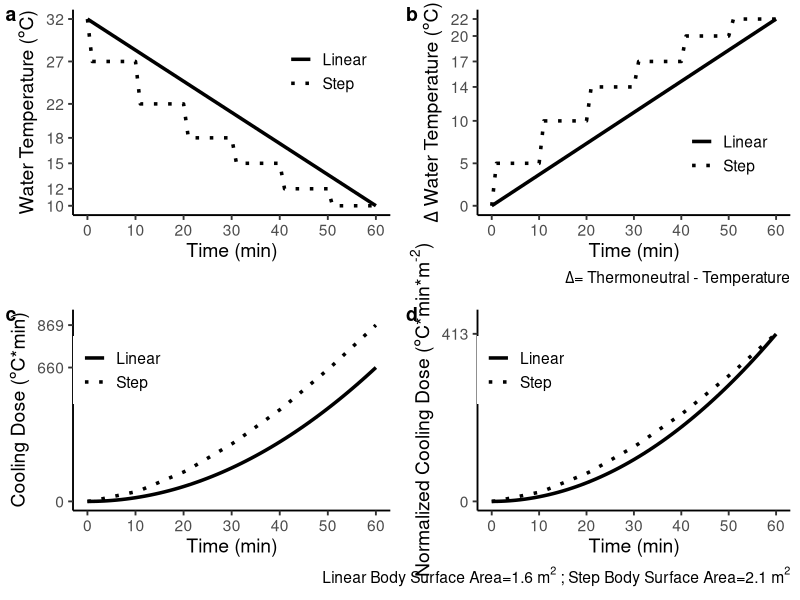

This chart was generated by the following R code: (Note: this script raises an error after producing the figure.)
## ---- chunk 1

knitr::opts_chunk$set(warning=FALSE, message=FALSE)

## ---- chunk 2
library(tidyverse)  #tidy data and plots
library(stringr)    #string operations
library(Hmisc)      #Harrell miscellaneous
library(cowplot)    #plot format tools 
library(scales)     #scale functions for visualization
library(knitr)      #r markdown format tools
#library(gdtools)    #utilities for graphical rendering - uncomment if saving transparency to vector format (e.g. eps or svg)
#library(svglite)    #an svg graphics device - uncomment if saving transparency to vector format (e.g. eps or svg)
## ---- chunk 3
mdfun <- function(outcome, group) {
  meandif <- -diff(tapply(outcome, group, mean, na.rm=TRUE))
  meandif <- round(meandif[1],2)
}
## ---- chunk 4
sdfun <- function(outcome, group) {
  SDdif <- -diff(tapply(outcome, group, sd, na.rm=TRUE))
  SDdif <- round(SDdif[1],2)
}
## ---- chunk 5

bootdiffL <- function(outcome, group) {
 
 #Use the smean.cl.boot function to bootstrap means for the variable y
 #for each treatment a and b; this code uses 1000 samples
 a <- attr(smean.cl.boot(outcome[group==levels(group)[1]], B=1000, reps=TRUE, na.rm=TRUE),'reps')
 b <- attr(smean.cl.boot(outcome[group==levels(group)[2]], B=1000, reps=TRUE, na.rm=TRUE),'reps')

 #Calculate the 2.5 and 97.5 percentiles of the differences in bootstrapped means
 a.b <- quantile(b-a, c(.025,.975), na.rm=TRUE)
 
#Make results more print friendly
 P_2.5 <- -round(a.b[[1]],2)
 
 #Return only numeric value of 2.5 percentile
 return(P_2.5)

}

bootdiffH <- function(outcome, group) {
 
 #Use the smean.cl.boot function to bootstrap means for the variable y
 #for each treatment a and b; this code uses 1000 samples
 a <- attr(smean.cl.boot(outcome[group==levels(group)[1]], B=1000, reps=TRUE, na.rm=TRUE),'reps')
 b <- attr(smean.cl.boot(outcome[group==levels(group)[2]], B=1000, reps=TRUE, na.rm=TRUE),'reps')

 #Calculate the 2.5 and 97.5 percentiles of the differences in bootstrapped means
 a.b <- quantile(b-a, c(.025,.975), na.rm=TRUE)
 
 #Make results more print friendly
 P_97.5 <- -round(a.b[[2]],2)
 
 #Return only numeric value of 2.5 percentile
 return(P_97.5)

}
## ---- chunk 6
wilcoxfun <- function(outcome, group) {
  wilcox.test(outcome ~ group, paired=TRUE, alternative = "two.sided", na.rm=TRUE)$p.value
}
## ---- chunk 7
#Plot Theme
theme_set(theme_classic(base_size = 14)) 

# Decade Colors Palette
TabPal<-c("#1F77B4", "#FF7F0E", "#2CA02C", "#D62728", "#9467BD","#e377c2","#BCBD22", "#7f7f7f", "#8c564b", "#17becf")

#Labels for FSF Decades - Short and Long Format
DecLabShort<-c("0%","10%","20%","30%","40%","50%","60%","70%","80%","90%")
DecLab<-c("Decade: 0-10%","Decade: 10-20%","Decade: 20-30%","Decade: 30-40%","Decade: 40-50%","Decade: 50-60%","Decade: 60-70%","Decade: 70-80%","Decade: 80-90%","Decade: 90-100%")

#FSF Decade Names for Facet Plots
names(DecLab)<-c("BAT0","BAT10","BAT20","BAT30","BAT40","BAT50","BAT60","BAT70","BAT80","BAT90")

## ---- chunk 8
# Import Table 2 Tidy Data
Tab2.Data<-read.csv(file=file.path("tidy_data","data_tab2_subject_demographics.csv"),header=TRUE)

## ---- chunk 9
# Summarize Mean, Standard Deviation, Min, Max
Demo.Sum<- Tab2.Data %>% dplyr::select(Age:MRICDNorm) %>%
  mutate_all(funs(Mean = mean, SD = sd, Min = min, Max = max), na.rm=TRUE)

#Display Table
Demo.Sum

# Outdoor Conditions
OutT<-wilcox.test(Tab2.Data$PCP_Out_t,Tab2.Data$Out._t, paired=TRUE, alternative = "two.sided", na.rm=TRUE)$p.value
OutH<-wilcox.test(Tab2.Data$PCP_Out_h,Tab2.Data$Out._h, paired=TRUE, alternative = "two.sided", na.rm=TRUE)$p.value

# Indoor Conditions
InT<-wilcox.test(Tab2.Data$PCP_In_t,Tab2.Data$In_t, paired=TRUE, alternative = "two.sided", na.rm=TRUE)$p.value
InH<-wilcox.test(Tab2.Data$PCP_In_h,Tab2.Data$In_h, paired=TRUE, alternative = "two.sided", na.rm=TRUE)$p.value

# Cooling Dose
CoolDose<-wilcox.test(Tab2.Data$PCPCoolDose,Tab2.Data$MRICoolDose, paired=TRUE, alternative = "two.sided", na.rm=TRUE)$p.value
NCoolDose<-wilcox.test(Tab2.Data$PCPCDNorm,Tab2.Data$MRICDNorm, paired=TRUE, alternative = "two.sided", na.rm=TRUE)$p.value

## ---- chunk 10
# Import Simulated Cooling Dose Data 
CoolDose.Data<-read.csv(file=file.path("tidy_data","data_fig3_cooldose_simulation.csv"),header=TRUE)

# Temperature Data
Temp.Data<-CoolDose.Data %>% select(Duration, Temp1, Temp2)
Temp.Data<-Temp.Data %>% gather(Profile,Temperature,Temp1:Temp2)

# Relative Temperature Data
RelTemp.Data<-CoolDose.Data %>% select(Duration, Temp1Rel, Temp2Rel)
RelTemp.Data<-RelTemp.Data %>% gather(Profile,RelTemp,Temp1Rel:Temp2Rel)

# CoolDose Data
CD.Data<-CoolDose.Data %>% select(Duration, CD1, CD2)
CD.Data<-CD.Data %>% gather(Profile,CoolDose,CD1:CD2)

# CoolDose Data
CDNorm.Data<-CoolDose.Data %>% select(Duration, CD1Norm, CD2Norm)
CDNorm.Data<-CDNorm.Data %>% gather(Profile,CoolDoseNorm,CD1Norm:CD2Norm)

# Fig 3a - Water Temperature Profiles
Fig3a<-Temp.Data %>% ggplot(aes(x=Duration, y=Temperature, linetype=Profile)) +
  geom_line(size=1.2) + 
  scale_linetype_manual(values=c("solid", "dotted"),labels=c("Linear","Step")) +
  scale_x_continuous(breaks=seq(0,60,10)) +
  scale_y_continuous(limits=c(10,32), breaks=c(10,12,15,18,22,27,32)) +
  labs(caption="",
       x = "Time (min)", y=expression(paste("Water Temperature (",degree,"C)")))+
  theme(legend.title=element_blank(),legend.position=c(0.8, 0.7))

# Fig 3b - Relative Water Temperature Profiles
Fig3b<-RelTemp.Data %>% ggplot(aes(x=Duration, y=RelTemp, linetype=Profile)) +
  geom_line(size=1.2) + 
  scale_linetype_manual(values=c("solid", "dotted"),labels=c("Linear","Step")) +
  scale_x_continuous(breaks=seq(0,60,10)) +
  scale_y_continuous(limits=c(0,22), breaks=c(0,5,10,14,17,20,22)) +
  labs(caption=expression(paste(Delta,"= Thermoneutral - Temperature")),
       x = "Time (min)", y=expression(paste(Delta, " Water Temperature (",degree,"C)")))+
  theme(legend.title=element_blank(),legend.position=c(0.8, 0.3))

# Fig 3c - Cooling Dose Profile
Fig3c<-CD.Data %>% ggplot(aes(x=Duration, y=CoolDose, linetype=Profile)) +
  geom_line(size=1.2) + 
  scale_linetype_manual(values=c("solid", "dotted"),labels=c("Linear","Step")) +
  scale_x_continuous(breaks=seq(0,60,10)) +
  scale_y_continuous(limits=c(0,900), breaks=c(0,660,869)) +
  labs(caption="",
       x ="Time (min)", y=expression(paste("Cooling Dose (",degree,"C*min)")))+
  theme(legend.title=element_blank(),legend.position=c(0.15, 0.7))

# Fig 3d - Normalized Cooling Dose Profile
Fig3d<-CDNorm.Data %>% ggplot(aes(x=Duration, y=CoolDoseNorm, linetype=Profile)) +
  geom_line(size=1.2) + 
  scale_linetype_manual(values=c("solid", "dotted"),labels=c("Linear","Step")) +
  scale_x_continuous(breaks=seq(0,60,10)) +
  scale_y_continuous(limits=c(0,450), breaks=c(0,413)) +
  labs(caption=expression("Linear Body Surface Area=1.6"~m^2~"; Step Body Surface Area=2.1"~m^2),
       x ="Time (min)", y=expression(paste("Normalized Cooling Dose (",degree,"C*min*m"^"-2",")"))) +
  theme(legend.title=element_blank(),legend.position=c(0.15, 0.7))

# Grid Plots
# align left side
plot3l<-align_plots(Fig3a,Fig3c,align='v',axis='l')
# align right side
plot3r<-align_plots(Fig3b,Fig3d,align='v',axis='l')
# create top row
top_row3<-plot_grid(plot3l[[1]],plot3r[[1]],labels=c("a","b"),ncol=2,align='h')
# create bottom row
bot_row3<-plot_grid(plot3l[[2]],plot3r[[2]],labels=c("c","d"),ncol=2,align='h')
# combine top and bottom rows
Fig3<-plot_grid(top_row3,bot_row3,nrow=2)

# Display Figure
Fig3

# Save Plot - uncomment to save plot as a tiff file
#save_plot("Fig3.tiff", Fig3, base_width=15, base_aspect_ratio = 1.618, base_height=NULL)
#save_plot("Fig3.eps", Fig3, device=cairo_ps, base_width=15, base_aspect_ratio = 1.618, base_height=NULL)
## ---- chunk 11
# Import MRI Data
MRI.Data<-read.csv(file=file.path("tidy_data","data_fig4-7_mri_results.csv"),header=TRUE)

#Trim Data 
#exclude: BSA,Set Temperature, Relative Temperature, Median, SD, SE, CI calculations
Trim.Data<-MRI.Data %>% dplyr::select(SID,nScan,Time,Water:Mean) 

#Convert Mean Fat-Signal Fractions to Percentages
Trim.Data$Mean<-Trim.Data$Mean*100

#BAT Decade Data Only
BATDec.Data<-Trim.Data %>% dplyr::filter(stringr::str_detect(ROIName,"^BAT")) %>% dplyr::filter(stringr::str_detect(ROIName,"0$"))

#WAT Decade Data Only
WATDec.Data<-Trim.Data %>% dplyr::filter(stringr::str_detect(ROIName,"^WAT")) %>% dplyr::filter(stringr::str_detect(ROIName,"0$"))

#MUS Decade Data Only
MUSDec.Data<-Trim.Data %>% dplyr::filter(stringr::str_detect(ROIName,"^MUS")) %>% dplyr::filter(stringr::str_detect(ROIName,"0$"))

#BAT, BAT_40t, BAT_50t, WAT, MUS Data Only
ROI.Data<-Trim.Data %>% dplyr::filter(stringr::str_detect(ROIName,"^BAT$")|stringr::str_detect(ROIName,"t$")|stringr::str_detect(ROIName,"^WAT$")|stringr::str_detect(ROIName,"^MUS$")) 

#Thermoneutral & Cold Exposure Data
#BAT Decade Data - Replace Scan # with TN or CE Flag
TnCeDec<-BATDec.Data %>% dplyr::filter(nScan==4|nScan==24) %>% mutate(nScan=factor(ifelse(nScan == 4,"TN","CE")))

#WAT Decade Data - Replace Scan # with TN or CE Flag
TnCeWAT<-WATDec.Data %>% dplyr::filter(nScan==4|nScan==24) %>% mutate(nScan=factor(ifelse(nScan == 4,"TN","CE")))

#MUS Decade Data - Replace Scan # with TN or CE Flag
TnCeMUS<-MUSDec.Data %>% dplyr::filter(nScan==4|nScan==24) %>% mutate(nScan=factor(ifelse(nScan == 4,"TN","CE")))

#ROI Data
TnCeRoi<-ROI.Data %>% dplyr::filter(nScan==4|nScan==24) %>% mutate(nScan=factor(ifelse(nScan == 4,"TN","CE")))

#Thermoneutral Data Only
#BAT Decade Data 
TnDec<-TnCeDec %>% dplyr::filter(nScan=="TN")

#WAT Decade Data 
TnWAT<-TnCeWAT %>% dplyr::filter(nScan=="TN")

#MUS Decade Data 
TnMUS<-TnCeMUS %>% dplyr::filter(nScan=="TN")

#ROI Data
TnRoi<-TnCeRoi %>% dplyr::filter(nScan=="TN")

## ---- chunk 12
#Summarize Thermoneutral Data
## Mean & Standard Deviation 
# BAT Decades
TnDec <- TnDec %>% group_by(ROIName) %>% mutate(DecMean=round(mean(Mean),3), DecSD=round(sd(Mean),3))

# WAT Decades
TnWAT <- TnWAT %>% group_by(ROIName) %>% mutate(WatMean=round(mean(Mean),3), WatSD=round(sd(Mean),3))

# MUS Decades
TnMUS <- TnMUS %>% group_by(ROIName) %>% mutate(MusMean=round(mean(Mean),3), MusSD=round(sd(Mean),3))

# Total ROI
TnRoi <- TnRoi %>% group_by(ROIName) %>% mutate(RoiMean=round(mean(Mean),3), RoiSD=round(sd(Mean),3))

# Compare BAT & SAT at Thermoneutral
TnRoiBat<-TnRoi %>% filter(ROIName=="BAT") 
TnRoiWat<-TnRoi %>% filter(ROIName=="WAT") 
TnRoip<-wilcox.test(TnRoiBat$Mean,TnRoiWat$Mean, paired=TRUE, alternative = "two.sided", na.rm=TRUE)$p.value

## Mean Difference - TN and CE
# BAT Decades
TnCeDec <- TnCeDec %>% group_by(ROIName) %>% mutate(MeanDiff=mdfun(Mean,nScan))

# WAT Decades
TnCeWAT <- TnCeWAT %>% group_by(ROIName) %>% mutate(MeanDiff=mdfun(Mean,nScan))

# MUS Decades
TnCeMUS <- TnCeMUS %>% group_by(ROIName) %>% mutate(MeanDiff=mdfun(Mean,nScan))

# ROI Data
TnCeRoi <- TnCeRoi %>% group_by(ROIName) %>% mutate(MeanDiff=mdfun(Mean,nScan))

## Standard Deviation of Difference - TN and CE
# BAT Decades
TnCeDec <- TnCeDec %>% group_by(ROIName) %>% mutate(SDDiff=sdfun(Mean,nScan))

# WAT Decades
TnCeWAT <- TnCeWAT %>% group_by(ROIName) %>% mutate(SDDiff=sdfun(Mean,nScan))

# MUS Decades
TnCeMUS <- TnCeMUS %>% group_by(ROIName) %>% mutate(SDDiff=sdfun(Mean,nScan))

# ROI Data
TnCeRoi <- TnCeRoi %>% group_by(ROIName) %>% mutate(SDDiff=sdfun(Mean,nScan))

## Bootstrap Confidence Intervals for Differences in Means
#Set Random Number Generator - replicate randomization of bootstrap values
set.seed(1)

#BAT Decades
TnCeDec <- TnCeDec %>% group_by(ROIName) %>% mutate(P_2.5=bootdiffL(Mean,nScan))
TnCeDec <- TnCeDec %>% group_by(ROIName) %>% mutate(P_97.5=bootdiffH(Mean,nScan))

#WAT Decades
TnCeWAT <- TnCeWAT %>% group_by(ROIName) %>% mutate(P_2.5=bootdiffL(Mean,nScan))
TnCeWAT <- TnCeWAT %>% group_by(ROIName) %>% mutate(P_97.5=bootdiffH(Mean,nScan))

#MUS Decades
TnCeMUS <- TnCeMUS %>% group_by(ROIName) %>% mutate(P_2.5=bootdiffL(Mean,nScan))
TnCeMUS <- TnCeMUS %>% group_by(ROIName) %>% mutate(P_97.5=bootdiffH(Mean,nScan))

#ROI Decades
TnCeRoi <- TnCeRoi %>% group_by(ROIName) %>% mutate(P_2.5=bootdiffL(Mean,nScan))
TnCeRoi <- TnCeRoi %>% group_by(ROIName) %>% mutate(P_97.5=bootdiffH(Mean,nScan))

## Wilcoxon Signed Rank Test - Difference in Means between TN and CE
# BAT Decades
TnCeDec <- TnCeDec %>% group_by(ROIName) %>% mutate(Pvalue=wilcoxfun(Mean,nScan))

# WAT Decades
TnCeWAT <- TnCeWAT %>% group_by(ROIName) %>% filter(ROIName=="WAT70" | ROIName=="WAT80" | ROIName=="WAT90") %>% mutate(Pvalue=wilcoxfun(Mean,nScan))

# MUS Decades
TnCeMUS <- TnCeMUS %>% group_by(ROIName) %>% filter(ROIName=="MUS0" | ROIName=="MUS10") %>% mutate(Pvalue=wilcoxfun(Mean,nScan))

# ROI Data
TnCeRoi <- TnCeRoi %>% group_by(ROIName) %>% mutate(Pvalue=wilcoxfun(Mean,nScan))

# Format BAT Decade Results into Table
TnCe.boot <- data.frame(Decade=DecLabShort, Mean_SD = c(paste(TnDec$DecMean[1:10]," (",TnDec$DecSD[1:10],")",sep="")),
                        MeanDiff_CI = c(paste(TnCeDec$MeanDiff[1:10], " (",
                                              TnCeDec$P_2.5[1:10], ", ", TnCeDec$P_97.5[1:10], ")", sep="")))
TnCe.boot

# Format WAT Decade Results into Table
TnCeW.boot <- data.frame(Decade=DecLabShort[8:10], Mean_SD = c(paste(TnWAT$WatMean[8:10]," (",TnWAT$WatSD[8:10],")",sep="")),
                         MeanDiff_CI = c(paste(TnCeWAT$MeanDiff[1:3], " (",
                                                        TnCeWAT$P_2.5[1:3], ", ", TnCeWAT$P_97.5[1:3], ")", sep="")))
TnCeW.boot

# Format MUS Decade Results into Table
TnCeM.boot <- data.frame(Decade=DecLabShort[1:2], Mean_SD = c(paste(TnMUS$MusMean[1:2]," (",TnMUS$MusSD[1:2],")",sep="")),
                         MeanDiff_CI = c(paste(TnCeMUS$MeanDiff[1:2], " (",
                                                        TnCeMUS$P_2.5[1:2], ", ", TnCeMUS$P_97.5[1:2], ")", sep="")))
TnCeM.boot

# Format ROI Results into Table
TnCeRoi.boot <- data.frame(ROI=c("BAT","WAT","MUS","BAT40t","BAT50t"), Mean_SD = c(paste(TnRoi$RoiMean[1:5]," (",TnRoi$RoiSD[1:5],")",sep="")),MeanDiff_CI = c(paste(TnCeRoi$MeanDiff[1:5], " (",TnCeRoi$P_2.5[1:5], ", ", TnCeRoi$P_97.5[1:5], ")", sep="")))

TnCeRoi.boot

## ---- chunk 13

#Bootstrap Parameters (CI=0.95,B=1000,na.rm=True,reps=False)

#Change in Mean FSF TN to CE - All Voxels in each ROI: Muscle, Brown Adipose Tissue, Subcutaneous Adipose Tissue
#FSF displayed as a percentage (%)
Fig4<-TnCeRoi %>% ggplot(aes(x=ROIName,y=Mean,color=nScan,fill=nScan)) +
  stat_summary(fun.data="mean_cl_boot",na.rm=TRUE,geom="crossbar",width=0.4, alpha=0.4,
               position=position_dodge(width=-0.5)) +
  annotate("text",x=c(1,3,4),y=c(13,77,80), label = '*', size=8) +
  scale_x_discrete(limits=c("MUS","BAT","BAT40t","BAT50t","WAT"),labels=c("MUS","BAT\n (0-100%)","BAT\n (\u2265 40%)","BAT\n (\u2265 50%)","SAT")) +
  scale_y_continuous(limits=c(0,100), breaks=c(0,20,40,60,80,100)) +
  scale_color_manual(values=c("#1F77B4", "#D62728"),breaks=c("TN","CE"),guide=FALSE) +
  scale_fill_manual(values=c("#1F77B4", "#D62728"),breaks=c("TN","CE"),labels=c("Thermoneutral","Cold Exposure")) +
  labs(x="Region of Interest",y="Mean FSF (%)") +
  background_grid(major="y") +
  theme(legend.title=element_blank(), legend.position =c(0.8,0.25))

# Display Plot
Fig4

# Save Plot - uncomment to save plot as a tiff file
#save_plot("Fig4.tiff", Fig4, base_width=6, base_aspect_ratio = 1.618, base_height=NULL)
#save_plot("Fig4.eps", Fig4, device=cairo_ps, base_width=12, base_aspect_ratio = 1.618, base_height=NULL)  #Save to svg for transparency
## ---- chunk 14

#Bootstrap Parameters (CI=0.95,B=1000,na.rm=True,reps=False)

#BAT Decades
Fig5a<-TnCeDec %>% ggplot(aes(x=ROIName,y=Mean,color=nScan,fill=nScan)) +
  stat_summary(fun.data="mean_cl_boot",na.rm=TRUE,geom="crossbar",width=0.4,alpha=0.4,
               position=position_dodge(width=-0.5)) +
  annotate("text", x=c(1,2,3,7,8,9,10), y=c(18, 25, 35,70,78,88,98),label='*', size=8) +
  scale_x_discrete(limits=c("BAT0","BAT10","BAT20","BAT30","BAT40","BAT50","BAT60","BAT70","BAT80","BAT90"),labels=DecLabShort) +
  scale_y_continuous(limits=c(0,100), breaks=c(0,20,40,60,80,100)) +
  scale_color_manual(values=c("#1F77B4", "#D62728"),breaks=c("TN","CE"),guide=FALSE) +
  scale_fill_manual(values=c("#1F77B4", "#D62728"),breaks=c("TN","CE"),labels=c("Thermoneutral","Cold Exposure")) +
  labs(x="BAT FSF Decade",y="Mean FSF (%)") +
  background_grid(major="y") +
  theme(legend.title=element_blank(),legend.position = c(0.8, 0.25))

#MUS Decades
Fig5b<-TnCeMUS %>% ggplot(aes(x=ROIName,y=Mean,color=nScan,fill=nScan)) +
  stat_summary(fun.data="mean_cl_boot",na.rm=TRUE,geom="crossbar",width=0.4,alpha=0.4,
               position=position_dodge(width=-0.5)) +
  annotate("text", x=c(1), y=c(18),label='*', size=8) +
  scale_x_discrete(limits=c("MUS0","MUS10"),labels=DecLabShort[1:2]) +
  scale_y_continuous(limits=c(0,100), breaks=c(0,20,40,60,80,100)) +
  scale_color_manual(values=c("#1F77B4", "#D62728"),breaks=c("TN","CE"),guide=FALSE) +
  scale_fill_manual(values=c("#1F77B4", "#D62728"),breaks=c("TN","CE"),labels=c("Thermoneutral","Cold Exposure")) +
  labs(x="MUS FSF Decade",y="Mean FSF (%)") +
  background_grid(major="y") +
  theme(legend.title=element_blank(),legend.position = c(0.8, 0.75))

#WAT Decades
Fig5c<-TnCeWAT %>% ggplot(aes(x=ROIName,y=Mean,color=nScan,fill=nScan)) +
  stat_summary(fun.data="mean_cl_boot",na.rm=TRUE,geom="crossbar",width=0.4,alpha=0.4,
               position=position_dodge(width=-0.5)) +
  annotate("text", x=c(1,2,3), y=c(85,90,100),label='*', size=8) +
  scale_x_discrete(limits=c("WAT70","WAT80","WAT90"),labels=DecLabShort[8:10]) +
  scale_y_continuous(limits=c(0,100), breaks=c(0,20,40,60,80,100)) +
  scale_color_manual(values=c("#1F77B4", "#D62728"),breaks=c("TN","CE"),guide=FALSE) +
  scale_fill_manual(values=c("#1F77B4", "#D62728"),breaks=c("TN","CE"),labels=c("Thermoneutral","Cold Exposure")) +
  labs(x="SAT FSF Decade",y="Mean FSF (%)") +
  background_grid(major="y") +
  theme(legend.title=element_blank(),legend.position = c(0.8, 0.25))

# Grid Plots
# align left most side top and bottom rows
plots <- align_plots(Fig5b, Fig5a, align='v',axis='l')
# create bottom row of figure
bottom_row<-plot_grid(plots[[1]],Fig5c,labels=c('b','c'), nrow=1, ncol=2, align = 'h')
# combine top and bottom rows
Fig5<-plot_grid(plots[[2]],bottom_row,labels=c('a',''),ncol=1)
Fig5

# Save Plot - uncomment to save plot as a tiff file
#save_plot("Fig5.tiff", Fig5, base_width=12, base_aspect_ratio = 1.618, base_height=NULL)
#save_plot("Fig5.eps", Fig5, device=cairo_ps, base_width=12, base_aspect_ratio = 1.618, base_height=NULL)  #Save to svg for transparency
## ---- chunk 15
# Create Labels for Individual Facet Plots (Spearman Rho, P Value) - See Section Below for Calculations
FacetTxt <- data.frame(
  labs = c("0.30 * ', P<0.001'", "0.29 * ', P<0.001'", "0.21 * ', P=0.004'", "0.15 * ', P=0.04'", "0.04 * ', P=0.63'",
            "-0.10 * ', P=0.21'", "-0.21 * ', P=0.006'", "-0.28 * ', P=0.001'", "-0.29 * ', P<0.001'", "-0.27 * ', P<0.001'"),
  ROIName = c("BAT0","BAT10","BAT20","BAT30","BAT40","BAT50","BAT60","BAT70","BAT80","BAT90"), 
  x = rep(150, 10),
  y = c(85, 85, 85, 85, 85, 15, 15, 15, 15, 15)
)

# Facet Plot: BAT Decades (Normalized Cooling Dose) 
Fig6<-BATDec.Data %>% 
  ggplot(aes(x=CDNorm,y=Mean)) +
  geom_jitter(aes(fill=ROIName),pch=21,width=0.2,size=1.5) +
  geom_smooth(method=lm, se=FALSE, color="black",size=0.7) +
  coord_cartesian(ylim=c(0,100)) +
  scale_fill_manual(values=TabPal) +
  background_grid(major="y") +
  labs(x=expression(paste("Normalized Cooling Dose (",degree,"C*min*m"^"-2",")")), 
       y="Mean FSF (%)") +
  facet_wrap(~ROIName, nrow=2, ncol=5, labeller = labeller(ROIName = DecLab)) +
  theme(strip.text.x=element_text(size=10),legend.position="none")

# Add Facet Labels
Fig6<-Fig6 + geom_text(aes(x, y, label=paste("rho ==", labs), group=NULL), size=4, 
          color = "grey10", data=FacetTxt, parse = T)

#Display Plot
Fig6

# Save Plot - uncomment to save plot as a tiff file
#save_plot("Fig6.tiff", Fig6, base_width=12, base_aspect_ratio = 1.618, base_height=NULL)
#save_plot("Fig6.eps", Fig6, device=cairo_ps, base_width=12, base_aspect_ratio = 1.618, base_height=NULL)  #Save to svg for transparency
## ---- chunk 16
#Create Decade Data Frames
Bat0<-BATDec.Data %>% dplyr::filter(ROIName=="BAT0") %>% dplyr::select(CDNorm,Mean)
Bat10<-BATDec.Data %>% dplyr::filter(ROIName=="BAT10") %>% dplyr::select(CDNorm,Mean)
Bat20<-BATDec.Data %>% dplyr::filter(ROIName=="BAT20") %>% dplyr::select(CDNorm,Mean)
Bat30<-BATDec.Data %>% dplyr::filter(ROIName=="BAT30") %>% dplyr::select(CDNorm,Mean)
Bat40<-BATDec.Data %>% dplyr::filter(ROIName=="BAT40") %>% dplyr::select(CDNorm,Mean)
Bat50<-BATDec.Data %>% dplyr::filter(ROIName=="BAT50") %>% dplyr::select(CDNorm,Mean)
Bat60<-BATDec.Data %>% dplyr::filter(ROIName=="BAT60") %>% dplyr::select(CDNorm,Mean)
Bat70<-BATDec.Data %>% dplyr::filter(ROIName=="BAT70") %>% dplyr::select(CDNorm,Mean)
Bat80<-BATDec.Data %>% dplyr::filter(ROIName=="BAT80") %>% dplyr::select(CDNorm,Mean)
Bat90<-BATDec.Data %>% dplyr::filter(ROIName=="BAT90") %>% dplyr::select(CDNorm,Mean)

#Calculate Correlation Coefficients - Spearman Rank Method (nonparametric test)
#exact p-values were not calculated due to ties
cor.test(Bat0$CDNorm,Bat0$Mean, method='spearman')
cor.test(Bat10$CDNorm,Bat10$Mean, method='spearman')
cor.test(Bat20$CDNorm,Bat20$Mean, method='spearman')
cor.test(Bat30$CDNorm,Bat30$Mean, method='spearman')
cor.test(Bat40$CDNorm,Bat40$Mean, method='spearman')
cor.test(Bat50$CDNorm,Bat50$Mean, method='spearman')
cor.test(Bat60$CDNorm,Bat60$Mean, method='spearman')
cor.test(Bat70$CDNorm,Bat70$Mean, method='spearman')
cor.test(Bat80$CDNorm,Bat80$Mean, method='spearman')
cor.test(Bat90$CDNorm,Bat90$Mean, method='spearman')

## ---- chunk 17
# Create Labels for Individual Facet Plots (Spearman Rho, P Value) - See Section Below for Calculations
FacetTxt2 <- data.frame(
  labs = c("0.18 * ', P=0.02'", "0.17 * ', P=0.02'", "0.06 * ', P=0.41'", "-0.01 * ', P=0.91'", "-0.12 * ', P=0.12'",
           "-0.23 * ', P=0.002'", "-0.33 * ', P<0.001'", "-0.36 * ', P<0.001'", "-0.38 * ', P<0.001'", "-0.35 * ', P<0.001'"),
  ROIName = c("BAT0","BAT10","BAT20","BAT30","BAT40","BAT50","BAT60","BAT70","BAT80","BAT90"), 
  x = rep(34, 10),
  y = c(85, 85, 85, 85, 85, 15, 15, 15, 15, 15)
)

# Facet Plot: BAT Decades (Normalized Cooling Dose) 
Fig7<-BATDec.Data %>% 
  ggplot(aes(x=tGUI,y=Mean)) +
  geom_jitter(aes(fill=ROIName),pch=21,width=0.2,size=1.5) +
  geom_smooth(method=lm, se=FALSE, color="black", size=0.7) +
  coord_cartesian(ylim=c(0,100)) +
  scale_fill_manual(values=TabPal) +
  scale_x_reverse(lim=c(51,-1),
                  breaks=c(0,50),
                  labels=c("V.Cold","Neutral")) +
  background_grid(major="y") +
  labs(x="Thermal Sensation", y="Mean FSF (%)") +
  facet_wrap(~ROIName, nrow=2, ncol=5, labeller = labeller(ROIName = DecLab)) +
  theme(strip.text.x=element_text(size=10),legend.position="none", axis.text.x=element_text(angle=30,vjust=0.75))

# Add Facet Labels
Fig7<-Fig7 + geom_text(aes(x, y, label=paste("rho ==", labs), group=NULL), size=4, 
          color = "grey10", data=FacetTxt2, parse = T)

#Display Plot
Fig7

# Save Plot - uncomment to save plot as a tiff file
#save_plot("Fig7.tiff", Fig7, base_width=12, base_aspect_ratio = 1.618, base_height=NULL)
#save_plot("Fig7.eps", Fig7, device=cairo_ps, base_width=12, base_aspect_ratio = 1.618, base_height=NULL)  #Save to svg for transparency
## ---- chunk 18

#Create Decade Data Frames
Bat0<-BATDec.Data %>% dplyr::filter(ROIName=="BAT0") %>% dplyr::select(tGUI,Mean)
Bat10<-BATDec.Data %>% dplyr::filter(ROIName=="BAT10") %>% dplyr::select(tGUI,Mean)
Bat20<-BATDec.Data %>% dplyr::filter(ROIName=="BAT20") %>% dplyr::select(tGUI,Mean)
Bat30<-BATDec.Data %>% dplyr::filter(ROIName=="BAT30") %>% dplyr::select(tGUI,Mean)
Bat40<-BATDec.Data %>% dplyr::filter(ROIName=="BAT40") %>% dplyr::select(tGUI,Mean)
Bat50<-BATDec.Data %>% dplyr::filter(ROIName=="BAT50") %>% dplyr::select(tGUI,Mean)
Bat60<-BATDec.Data %>% dplyr::filter(ROIName=="BAT60") %>% dplyr::select(tGUI,Mean)
Bat70<-BATDec.Data %>% dplyr::filter(ROIName=="BAT70") %>% dplyr::select(tGUI,Mean)
Bat80<-BATDec.Data %>% dplyr::filter(ROIName=="BAT80") %>% dplyr::select(tGUI,Mean)
Bat90<-BATDec.Data %>% dplyr::filter(ROIName=="BAT90") %>% dplyr::select(tGUI,Mean)

#Calculate Correlation Coefficients - Spearman Rank Method (nonparametric test)
#exact p values are not computed due to possible ties in the data set
cor.test(Bat0$tGUI,Bat0$Mean, method='spearman')
cor.test(Bat10$tGUI,Bat10$Mean, method='spearman')
cor.test(Bat20$tGUI,Bat20$Mean, method='spearman')
cor.test(Bat30$tGUI,Bat30$Mean, method='spearman')
cor.test(Bat40$tGUI,Bat40$Mean, method='spearman')
cor.test(Bat50$tGUI,Bat50$Mean, method='spearman')
cor.test(Bat60$tGUI,Bat60$Mean, method='spearman')
cor.test(Bat70$tGUI,Bat70$Mean, method='spearman')
cor.test(Bat80$tGUI,Bat80$Mean, method='spearman')
cor.test(Bat90$tGUI,Bat90$Mean, method='spearman')

## ---- chunk 19

# Import Simulation Data
Sim.Data<-read.csv(file=file.path("tidy_data","data_S1_temp_simulation.csv"),header=TRUE)

# Reformat to Long Form
Sim.Long<-Sim.Data %>% gather(FSF,Bias,FSF_0.05:FSF_0.95)

# Plot FSF Bias vs. Temperature
FigS1<-Sim.Long %>% ggplot(aes(x=Temperature, y=(Bias*100), color=FSF)) +
  geom_line(size=0.8) + 
  scale_color_manual(name="BAT FSF Decade",values=TabPal,labels=DecLabShort) +
  scale_x_continuous(limits=c(36,40), breaks=seq(36,40,1)) +
  scale_y_continuous(limits=c(-0.5,0.5), breaks=seq(-0.5,0.5,0.1)) + 
  labs(x=expression(paste("Temperature (",degree,"C)")),
       y=expression(paste("FSF Bias (%)"))) +
  background_grid(major="y") +
  theme(legend.position =c(0.15,0.8))
  
#Display Plot
FigS1

# Save Plot - uncomment to save plot as a tiff file
#save_plot("FigS1.tiff", FigS1, base_width=12, base_aspect_ratio = 1.618, base_height=NULL)
#save_plot("FigS1.eps", FigS1, device=cairo_ps, base_width=12, base_aspect_ratio = 1.618, base_height=NULL)  #Save to svg for transparency
